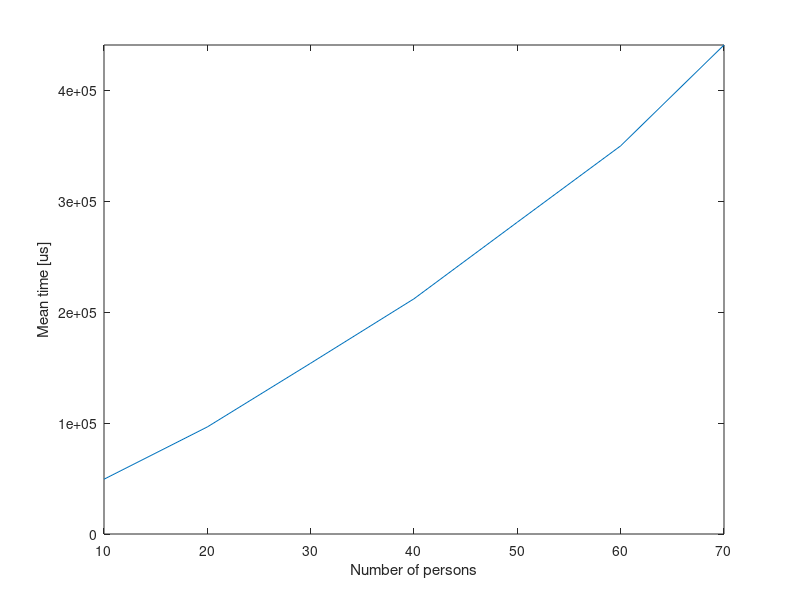
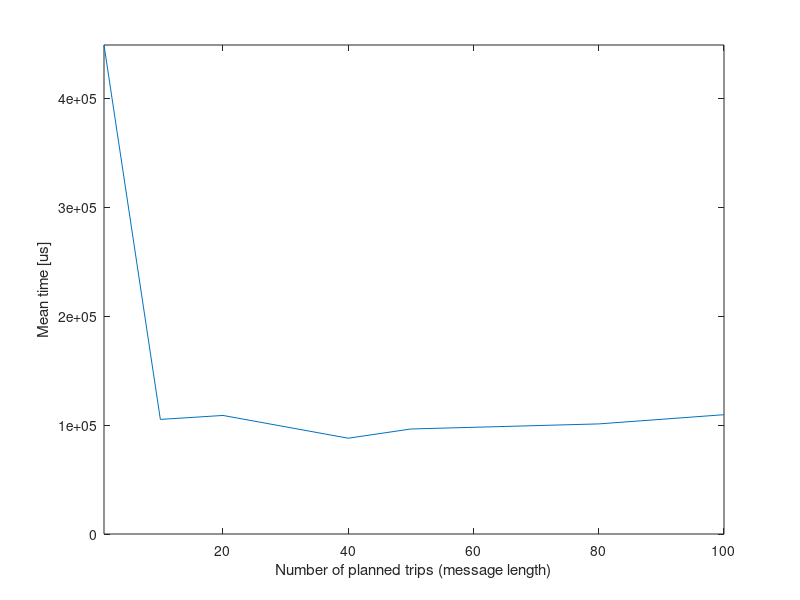
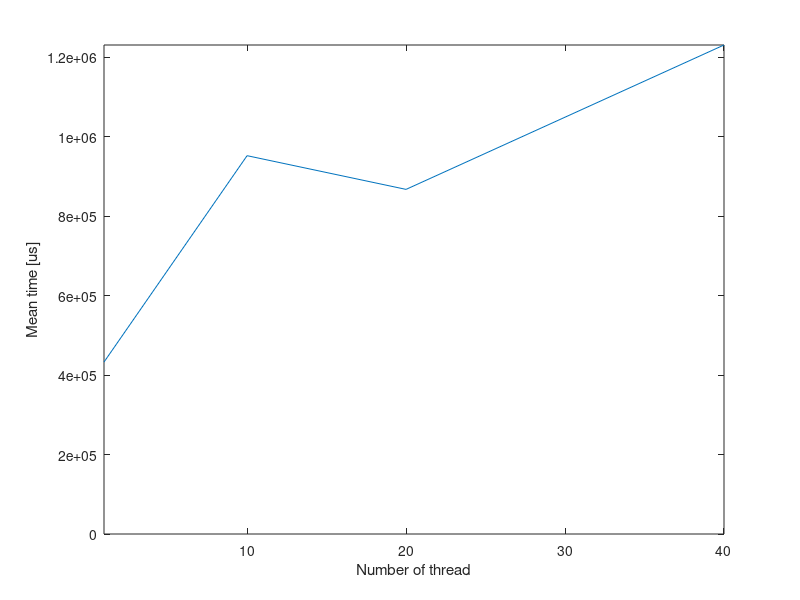

Reproduce these figures in MATLAB, in order.
load output.txt
planed_trips_100=output;
%%

close all
% figure
% hold on
% plot(0:1:length(thread_1)-1,thread_1,'r*')
% plot(0:1:length(thread_10)-1,thread_10,'g*')
% plot(0:1:length(thread_20)-1,thread_20,'k*')
% plot(0:1:length(thread_40)-1,thread_40,'b*')
% hold off
% legend('1 thread','10 threads','20 threads','40 threads','location', 'southeast')
% xlabel('Thread ID');
% ylabel('Time [us]');
% axis ([0 39 0 inf])

load person_dat_4_opt

h=figure;
plot([10 20 30 40 50 60 70], [mean(persons_10) mean(persons_20) mean(persons_30) mean(persons_40) ...
    mean(persons_50) mean(persons_60) mean(persons_70)])
xlabel('Number of persons');
ylabel('Mean time [us]');
axis ([10 70 0 inf])
saveas(h, 'figures/number_of_persons_4_opt', 'epsc')

load message_dat_4_opt

h=figure;
plot([1 10 20 40 50 80 100], [mean(planed_trips_1) mean(planed_trips_10) mean(planed_trips_20) mean(planed_trips_40) ...
    mean(planed_trips_50) mean(planed_trips_80) mean(planed_trips_100)])
xlabel('Number of planned trips (message length)');
ylabel('Mean time [us]');
axis ([1 100 0 inf])
saveas(h, 'figures/message_length_4_opt', 'epsc')

load braodcast

h=figure
plot([1 10 20 40], [mean(thread_1) mean(thread_10) mean(thread_20) mean(thread_40)])
xlabel('Number of thread');
ylabel('Mean time [us]');
axis ([1 40 0 inf])
saveas(h, 'figures/mean_broadcast', 'epsc')

